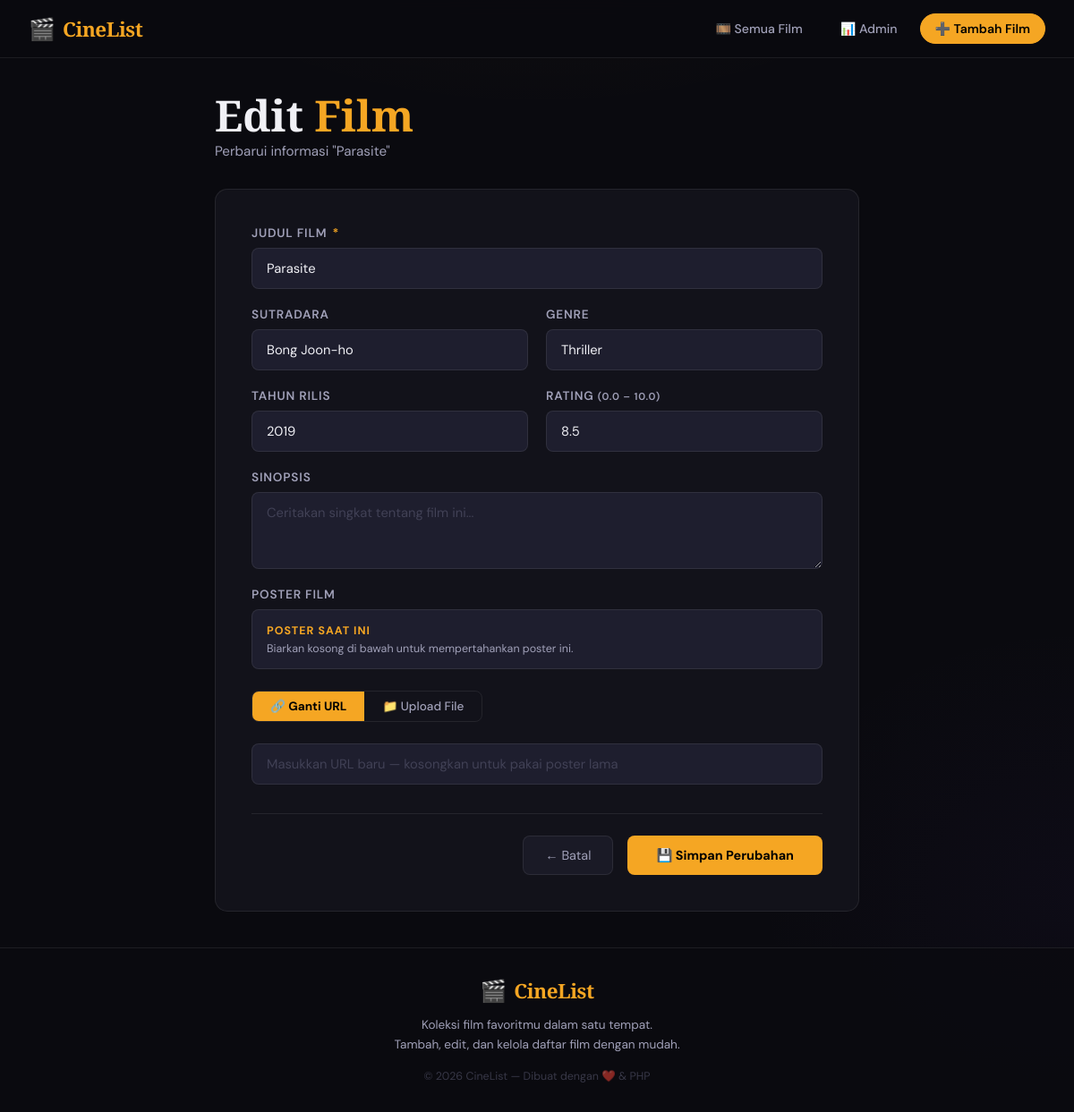
The page /edit.php?id=3 on the database its author committed.
### tables this page shows
CREATE TABLE `movies` (
  `id` int NOT NULL,
  `title` varchar(255) NOT NULL,
  `director` varchar(255) DEFAULT NULL,
  `genre` varchar(100) DEFAULT NULL,
  `year` year DEFAULT NULL,
  `rating` decimal(3,1) DEFAULT NULL,
  `synopsis` text,
  `poster` text,
  `created_at` timestamp NULL DEFAULT CURRENT_TIMESTAMP
);

### edit.php (the view, shortened to what this page needs)
<?php
require_once 'config/db.php';
$id = intval($_GET['id'] ?? 0);
$stmt = $pdo->prepare("SELECT * FROM movies WHERE id = :id");
$stmt->execute([':id' => $id]);
$movie = $stmt->fetch();
$currentPoster = $movie['poster'];
?>
<!DOCTYPE html>
<html lang="id">
<head>
    <link rel="stylesheet" href="assets/style.css">
</head>
<body>
<?php include 'includes/navbar.php'; ?>
<main>
    <div class="form-page">
        <div class="page-header">
            <div>
                <h1 class="page-title">Edit <span>Film</span></h1>
                <p class="page-subtitle">Perbarui informasi "<?= htmlspecialchars($movie['title']) ?>"</p>
            </div>
        </div>
        <div class="form-card">
            <form method="POST" enctype="multipart/form-data">
                <div class="form-grid">
                    <div class="form-group full-width">
                        <label class="form-label">Judul Film <span class="required">*</span></label>
                        <input type="text" name="title" class="form-control" required value="<?= htmlspecialchars($movie['title']) ?>">
                    </div>
                    <div class="form-group">
                        <label class="form-label">Sutradara</label>
                        <input type="text" name="director" class="form-control" placeholder="Contoh: Christopher Nolan" value="<?= htmlspecialchars($movie['director'] ?? '') ?>">
                    </div>
                    <div class="form-group">
                        <label class="form-label">Genre</label>
                        <input type="text" name="genre" class="form-control" placeholder="Contoh: Sci-Fi, Action" value="<?= htmlspecialchars($movie['genre'] ?? '') ?>" list="genre-list">
                    </div>
                    <div class="form-group">
                        <label class="form-label">Tahun Rilis</label>
                        <input type="number" name="year" class="form-control" placeholder="Contoh: 2024" min="1888" max="2099" value="<?= htmlspecialchars($movie['year'] ?? '') ?>">
                    </div>
                    <div class="form-group">
                        <label class="form-label">Rating <small style="color:var(--text-secondary);text-transform:none">(0.0 – 10.0)</small></label>
                        <input type="number" name="rating" class="form-control" placeholder="Contoh: 8.5" min="0" max="10" step="0.1" value="<?= htmlspecialchars($movie['rating'] ?? '') ?>">
                    </div>
                    <div class="form-group full-width">
                        <label class="form-label">Sinopsis</label>
                        <textarea name="synopsis" class="form-control" rows="3" placeholder="Ceritakan singkat tentang film ini..."><?= htmlspecialchars($movie['synopsis'] ?? '') ?></textarea>
                    </div>
                    <div class="form-group poster-section">
                        <label class="form-label">Poster Film</label>
                        <?php if (!empty($currentPoster)): ?>
                        <div class="current-poster-box">
                            <div>
                                <div style="font-size:0.78rem;font-weight:700;color:var(--accent);margin-bottom:0.25rem;text-transform:uppercase;letter-spacing:0.08em;">Poster Saat Ini</div>
                                <div style="font-size:0.78rem;color:var(--text-secondary);">Biarkan kosong di bawah untuk mempertahankan poster ini.</div>
                            </div>
                        </div>
                        <?php endif; ?>
                        <div class="poster-tabs" style="margin-top:0.75rem;">
                            <button type="button" class="poster-tab active" id="tabUrl"  onclick="switchPosterTab('url',  this)">🔗 Ganti URL</button>
                            <button type="button" class="poster-tab"        id="tabFile" onclick="switchPosterTab('file', this)">📁 Upload File</button>
                        </div>
                        <div class="poster-panel active" id="panelUrl">
                            <input type="url" name="poster_url" id="posterUrlInput" class="form-control"
                                placeholder="Masukkan URL baru — kosongkan untuk pakai poster lama"
                                oninput="previewUrl(this.value)">
                        </div>
                    </div>
                </div>
                <div class="form-actions">
                    <a href="index.php" class="btn-cancel">← Batal</a>
                    <button type="submit" class="btn-submit">💾 Simpan Perubahan</button>
                </div>
            </form>
        </div>
    </div>
</main>
<?php include 'includes/footer.php'; ?>
</body>
</html>

### assets/style.css (style rules this page uses)
:root { --bg-deep: #0a0a0f; --bg-card: #12121a; --bg-card2: #1a1a26; --bg-input: #1e1e2e; --border: rgba(255,255,255,0.08); --border-hover: rgba(255,165,50,0.4); --accent: #f5a623; --accent-dim: rgba(245,166,35,0.15); --accent-glow: rgba(245,166,35,0.3); --red: #ff4757; --red-dim: rgba(255,71,87,0.15); --green: #2ed573; --text-primary: #f0f0f5; --text-secondary:#a0a0b8; --text-muted: #6060788; --shadow-card: 0 8px 32px rgba(0,0,0,0.5); --shadow-accent: 0 0 24px rgba(245,166,35,0.2); --radius: 14px; --radius-sm: 8px; --transition: 0.25s cubic-bezier(0.4,0,0.2,1); }
*, *::before, *::after { box-sizing: border-box; margin: 0; padding: 0; }
html { scroll-behavior: smooth; }
body { font-family: 'DM Sans', sans-serif; background: var(--bg-deep); color: var(--text-primary); min-height: 100vh; display: flex; flex-direction: column; background-image: radial-gradient(ellipse 80% 50% at 50% -20%, rgba(245,166,35,0.06) 0%, transparent 60%), radial-gradient(ellipse 50% 40% at 100% 80%, rgba(100,50,200,0.04) 0%, transparent 60%); }
main { flex: 1; max-width: 1280px; margin: 0 auto; width: 100%; padding: 2.5rem 2rem; }
.page-header { margin-bottom: 2.5rem; display: flex; align-items: flex-end; justify-content: space-between; flex-wrap: wrap; gap: 1rem; }
.page-title { font-family: 'Playfair Display', serif; font-size: clamp(2rem, 5vw, 3rem); font-weight: 900; line-height: 1; color: var(--text-primary); }
.page-title span { color: var(--accent); }
.page-subtitle { color: var(--text-secondary); font-size: 0.95rem; margin-top: 0.4rem; }
.form-page { max-width: 720px; margin: 0 auto; }
.form-page .page-header { margin-bottom: 2rem; }
.form-card { background: var(--bg-card); border: 1px solid var(--border); border-radius: var(--radius); padding: 2.5rem; }
.form-grid { display: grid; grid-template-columns: 1fr 1fr; gap: 1.25rem; }
.form-group { display: flex; flex-direction: column; gap: 0.5rem; }
.form-group.full-width { grid-column: 1/-1; }
.form-label { font-size: 0.85rem; font-weight: 600; color: var(--text-secondary); text-transform: uppercase; letter-spacing: 0.06em; }
.form-label .required { color: var(--accent); margin-left: 2px; }
.form-control { padding: 0.75rem 1rem; background: var(--bg-input); border: 1px solid var(--border); border-radius: var(--radius-sm); color: var(--text-primary); font-size: 0.92rem; font-family: inherit; outline: none; transition: var(--transition); width: 100%; }
.form-control::placeholder { color: #60607888; }
textarea.form-control { resize: vertical; min-height: 80px; }
.poster-section { grid-column: 1/-1; }
.poster-tabs { display: flex; gap: 0; border: 1px solid var(--border); border-radius: var(--radius-sm); overflow: hidden; margin-bottom: 1rem; width: fit-content; }
.poster-tab { padding: 0.5rem 1.25rem; background: transparent; border: none; color: var(--text-secondary); font-family: inherit; font-size: 0.85rem; font-weight: 500; cursor: pointer; transition: var(--transition); }
.poster-tab.active { background: var(--accent); color: #000; font-weight: 700; }
.poster-panel { display: none; }
.poster-panel.active { display: block; }
.form-actions { display: flex; gap: 1rem; justify-content: flex-end; margin-top: 2rem; padding-top: 1.5rem; border-top: 1px solid var(--border); }
.btn-cancel { padding: 0.75rem 1.5rem; background: var(--bg-card2); color: var(--text-secondary); border: 1px solid var(--border); border-radius: var(--radius-sm); font-family: inherit; font-size: 0.9rem; cursor: pointer; text-decoration: none; transition: var(--transition); display: inline-flex; align-items: center; }
.btn-submit { padding: 0.75rem 2rem; background: var(--accent); color: #000; border: none; border-radius: var(--radius-sm); font-family: inherit; font-size: 0.9rem; font-weight: 700; cursor: pointer; transition: var(--transition); display: inline-flex; align-items: center; gap: 0.5rem; }
.current-poster-box { display: flex; align-items: center; gap: 1rem; padding: 0.9rem 1rem; background: var(--bg-input); border: 1px solid var(--border); border-radius: var(--radius-sm); margin-bottom: 0.25rem; }

### rows shown on the page
movies: title "Parasite", director "Bong Joon-ho", genre "Thriller", year "2019", rating "8.5"
